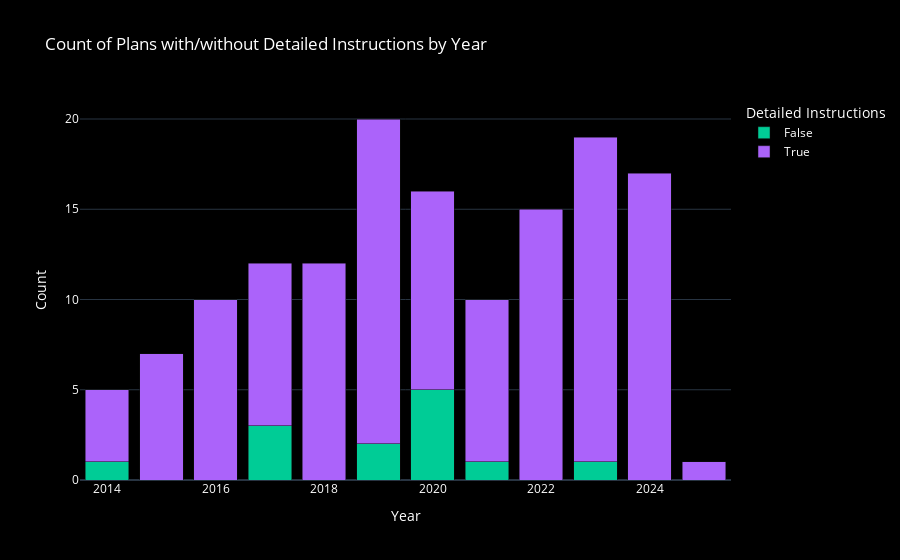

Notebook cell for this chart:
### Code cell
code = extract_code_block(responseRaw)

if code:
    # Define the environment the code should run in (e.g., with access to `df`)
    local_env = {"df": df, "plt": plt, "pd": pd}

    try:
        exec(code, {}, local_env)
    except Exception as e:
        print(f"❌ Error while executing code:\n{e}")

### Figure 1 — Plotly figure (JSON) as saved in the notebook; plotly's stock layout.template omitted (floating-point values rounded to 4 significant figures)
{"data": [{"hovertemplate": "Detailed Instructions=False<br>Year=%{x}<br>Count=%{y}<extra></extra>", "legendgroup": "False", "marker": {"color": "#00cc96", "pattern": {"shape": ""}}, "name": "False", "orientation": "v", "showlegend": true, "textposition": "auto", "type": "bar", "x": [2014, 2017, 2019, 2020, 2021, 2023], "xaxis": "x", "y": [1, 3, 2, 5, 1, 1], "yaxis": "y"}, {"hovertemplate": "Detailed Instructions=True<br>Year=%{x}<br>Count=%{y}<extra></extra>", "legendgroup": "True", "marker": {"color": "#ab63fa", "pattern": {"shape": ""}}, "name": "True", "orientation": "v", "showlegend": true, "textposition": "auto", "type": "bar", "x": [2014, 2015, 2016, 2017, 2018, 2019, 2020, 2021, 2022, 2023, 2024, 2025], "xaxis": "x", "y": [4, 7, 10, 9, 12, 18, 11, 9, 15, 18, 17, 1], "yaxis": "y"}], "layout": {"barmode": "stack", "font": {"color": "white"}, "legend": {"title": {"font": {"color": "white"}, "text": "Detailed Instructions"}, "tracegroupgap": 0}, "paper_bgcolor": "black", "plot_bgcolor": "black", "title": {"font": {"color": "white"}, "text": "Count of Plans with/without Detailed Instructions by Year"}, "xaxis": {"anchor": "y", "domain": [0, 1], "title": {"font": {"color": "white"}, "text": "Year"}}, "yaxis": {"anchor": "x", "domain": [0, 1], "title": {"font": {"color": "white"}, "text": "Count"}}}}
